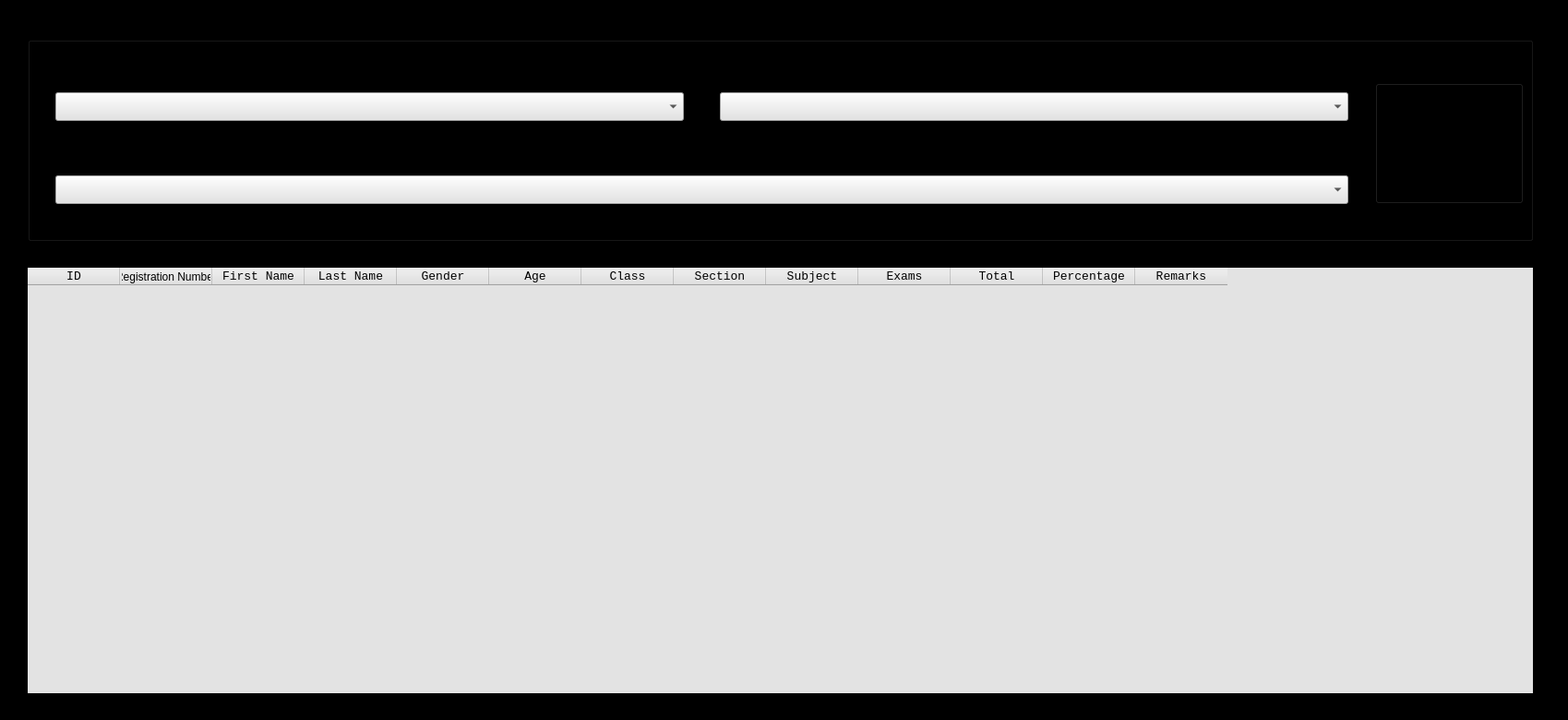
<?xml version="1.0" encoding="UTF-8"?>
<ui version="4.0">
 <class>Compute_Results</class>
 <widget class="QMainWindow" name="Compute_Results">
  <property name="geometry">
   <rect>
    <x>0</x>
    <y>0</y>
    <width>1699</width>
    <height>780</height>
   </rect>
  </property>
  <property name="sizePolicy">
   <sizepolicy hsizetype="Fixed" vsizetype="Fixed">
    <horstretch>0</horstretch>
    <verstretch>0</verstretch>
   </sizepolicy>
  </property>
  <property name="maximumSize">
   <size>
    <width>1699</width>
    <height>780</height>
   </size>
  </property>
  <property name="font">
   <font>
    <family>Consolas</family>
    <pointsize>10</pointsize>
   </font>
  </property>
  <property name="windowTitle">
   <string>Compute Results</string>
  </property>
  <property name="styleSheet">
   <string notr="true">background-color: rgb(0, 0, 0);</string>
  </property>
  <property name="unifiedTitleAndToolBarOnMac">
   <bool>true</bool>
  </property>
  <widget class="QWidget" name="centralwidget">
   <widget class="QTableWidget" name="tableWidget">
    <property name="geometry">
     <rect>
      <x>30</x>
      <y>290</y>
      <width>1631</width>
      <height>461</height>
     </rect>
    </property>
    <property name="styleSheet">
     <string notr="true">background-color: rgb(227, 227, 227);</string>
    </property>
    <property name="frameShape">
     <enum>QFrame::NoFrame</enum>
    </property>
    <property name="frameShadow">
     <enum>QFrame::Plain</enum>
    </property>
    <property name="horizontalScrollBarPolicy">
     <enum>Qt::ScrollBarAsNeeded</enum>
    </property>
    <property name="gridStyle">
     <enum>Qt::SolidLine</enum>
    </property>
    <property name="columnCount">
     <number>13</number>
    </property>
    <column>
     <property name="text">
      <string>ID</string>
     </property>
     <property name="font">
      <font>
       <family>Consolas</family>
       <pointsize>10</pointsize>
      </font>
     </property>
    </column>
    <column>
     <property name="text">
      <string>Registration Number</string>
     </property>
    </column>
    <column>
     <property name="text">
      <string>First Name</string>
     </property>
     <property name="font">
      <font>
       <family>Consolas</family>
       <pointsize>10</pointsize>
      </font>
     </property>
    </column>
    <column>
     <property name="text">
      <string>Last Name</string>
     </property>
     <property name="font">
      <font>
       <family>Consolas</family>
       <pointsize>10</pointsize>
      </font>
     </property>
    </column>
    <column>
     <property name="text">
      <string>Gender</string>
     </property>
     <property name="font">
      <font>
       <family>Consolas</family>
       <pointsize>10</pointsize>
      </font>
     </property>
    </column>
    <column>
     <property name="text">
      <string>Age</string>
     </property>
     <property name="font">
      <font>
       <family>Consolas</family>
       <pointsize>10</pointsize>
      </font>
     </property>
    </column>
    <column>
     <property name="text">
      <string>Class</string>
     </property>
     <property name="font">
      <font>
       <family>Consolas</family>
       <pointsize>10</pointsize>
      </font>
     </property>
    </column>
    <column>
     <property name="text">
      <string>Section</string>
     </property>
     <property name="font">
      <font>
       <family>Consolas</family>
       <pointsize>10</pointsize>
      </font>
     </property>
    </column>
    <column>
     <property name="text">
      <string>Subject</string>
     </property>
     <property name="font">
      <font>
       <family>Consolas</family>
       <pointsize>10</pointsize>
      </font>
     </property>
    </column>
    <column>
     <property name="text">
      <string>Exams</string>
     </property>
     <property name="font">
      <font>
       <family>Consolas</family>
       <pointsize>10</pointsize>
      </font>
     </property>
    </column>
    <column>
     <property name="text">
      <string>Total</string>
     </property>
     <property name="font">
      <font>
       <family>Consolas</family>
       <pointsize>10</pointsize>
      </font>
     </property>
    </column>
    <column>
     <property name="text">
      <string>Percentage</string>
     </property>
     <property name="font">
      <font>
       <family>Consolas</family>
       <pointsize>10</pointsize>
      </font>
     </property>
    </column>
    <column>
     <property name="text">
      <string>Remarks</string>
     </property>
     <property name="font">
      <font>
       <family>Consolas</family>
       <pointsize>10</pointsize>
      </font>
     </property>
    </column>
   </widget>
   <widget class="QGroupBox" name="groupBox">
    <property name="geometry">
     <rect>
      <x>30</x>
      <y>40</y>
      <width>1631</width>
      <height>221</height>
     </rect>
    </property>
    <property name="font">
     <font>
      <family>Consolas</family>
      <pointsize>10</pointsize>
     </font>
    </property>
    <property name="styleSheet">
     <string notr="true">background-image: url(:/BG/Pictures/BG.jpg);</string>
    </property>
    <property name="title">
     <string/>
    </property>
    <widget class="QPushButton" name="pushButton_3">
     <property name="geometry">
      <rect>
       <x>1460</x>
       <y>50</y>
       <width>161</width>
       <height>131</height>
      </rect>
     </property>
     <property name="font">
      <font>
       <family>Consolas</family>
       <pointsize>10</pointsize>
      </font>
     </property>
     <property name="text">
      <string>Compute Results</string>
     </property>
     <property name="default">
      <bool>false</bool>
     </property>
     <property name="flat">
      <bool>false</bool>
     </property>
    </widget>
    <widget class="QLabel" name="label_6">
     <property name="geometry">
      <rect>
       <x>20</x>
       <y>30</y>
       <width>181</width>
       <height>21</height>
      </rect>
     </property>
     <property name="sizePolicy">
      <sizepolicy hsizetype="Fixed" vsizetype="Fixed">
       <horstretch>0</horstretch>
       <verstretch>0</verstretch>
      </sizepolicy>
     </property>
     <property name="font">
      <font>
       <family>Consolas</family>
       <pointsize>10</pointsize>
      </font>
     </property>
     <property name="lineWidth">
      <number>1</number>
     </property>
     <property name="text">
      <string>Class</string>
     </property>
    </widget>
    <widget class="QComboBox" name="comboBox_2">
     <property name="geometry">
      <rect>
       <x>30</x>
       <y>60</y>
       <width>681</width>
       <height>31</height>
      </rect>
     </property>
     <property name="font">
      <font>
       <family>Consolas</family>
       <pointsize>10</pointsize>
      </font>
     </property>
     <property name="focusPolicy">
      <enum>Qt::WheelFocus</enum>
     </property>
     <property name="styleSheet">
      <string notr="true">background-color: rgb(227, 227, 227);</string>
     </property>
    </widget>
    <widget class="QComboBox" name="comboBox_3">
     <property name="geometry">
      <rect>
       <x>750</x>
       <y>60</y>
       <width>681</width>
       <height>31</height>
      </rect>
     </property>
     <property name="font">
      <font>
       <family>Consolas</family>
       <pointsize>10</pointsize>
      </font>
     </property>
     <property name="focusPolicy">
      <enum>Qt::WheelFocus</enum>
     </property>
     <property name="styleSheet">
      <string notr="true">background-color: rgb(227, 227, 227);</string>
     </property>
    </widget>
    <widget class="QLabel" name="label_7">
     <property name="geometry">
      <rect>
       <x>740</x>
       <y>30</y>
       <width>181</width>
       <height>21</height>
      </rect>
     </property>
     <property name="sizePolicy">
      <sizepolicy hsizetype="Fixed" vsizetype="Fixed">
       <horstretch>0</horstretch>
       <verstretch>0</verstretch>
      </sizepolicy>
     </property>
     <property name="font">
      <font>
       <family>Consolas</family>
       <pointsize>10</pointsize>
      </font>
     </property>
     <property name="lineWidth">
      <number>1</number>
     </property>
     <property name="text">
      <string>Section</string>
     </property>
    </widget>
    <widget class="QComboBox" name="comboBox_4">
     <property name="geometry">
      <rect>
       <x>30</x>
       <y>150</y>
       <width>1401</width>
       <height>31</height>
      </rect>
     </property>
     <property name="font">
      <font>
       <family>Consolas</family>
       <pointsize>10</pointsize>
      </font>
     </property>
     <property name="focusPolicy">
      <enum>Qt::WheelFocus</enum>
     </property>
     <property name="styleSheet">
      <string notr="true">background-color: rgb(227, 227, 227);</string>
     </property>
    </widget>
    <widget class="QLabel" name="label_8">
     <property name="geometry">
      <rect>
       <x>20</x>
       <y>120</y>
       <width>181</width>
       <height>21</height>
      </rect>
     </property>
     <property name="sizePolicy">
      <sizepolicy hsizetype="Fixed" vsizetype="Fixed">
       <horstretch>0</horstretch>
       <verstretch>0</verstretch>
      </sizepolicy>
     </property>
     <property name="font">
      <font>
       <family>Consolas</family>
       <pointsize>10</pointsize>
      </font>
     </property>
     <property name="lineWidth">
      <number>1</number>
     </property>
     <property name="text">
      <string>Subject</string>
     </property>
    </widget>
   </widget>
  </widget>
 </widget>
 <resources>
  <include location="QRC_FILES/Exams/COMPUTE_EXAMS_LOGO.qrc"/>
  <include location="QRC_FILES/Exams/COMPUTE_EXAMS_GB.qrc"/>
 </resources>
 <connections/>
</ui>
